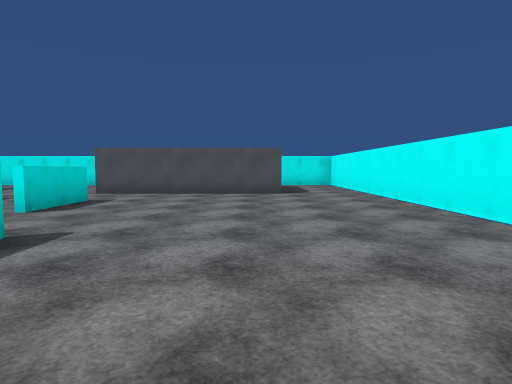
view 1 (above)

20 first-person views from a walk through a scene from a Unity 3-D project. The camera is 1.4 m above the floor, tilts 4° down and sees 75° across. The floor is counted in squares, 2 m on a side. Each view is taken from the middle of a square. On the plan, view 1 faces up. The plan holds only what a view shows up to about 10 squares ahead; the rest is blank. Some animated figures are not drawn. Surface patterns are stand-ins for the level's own textures.

view 2
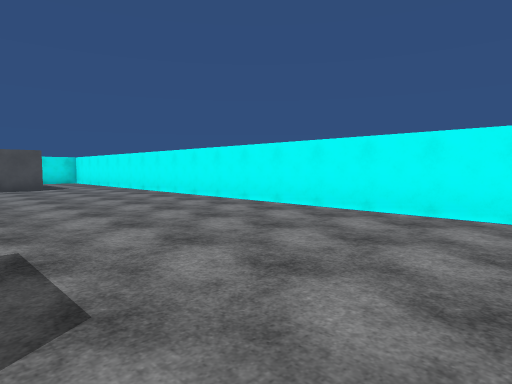

view 3
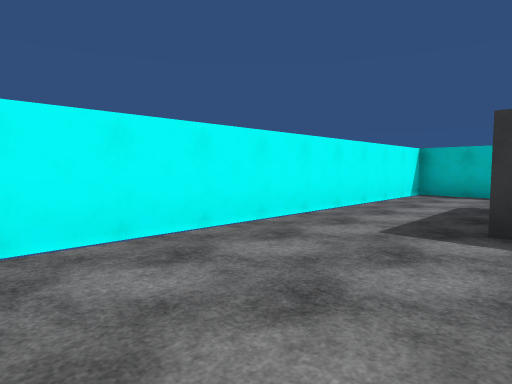

view 4
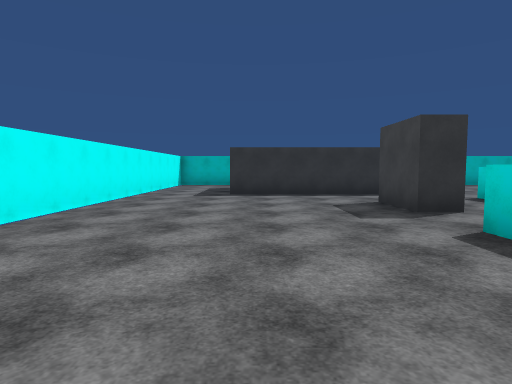

view 5
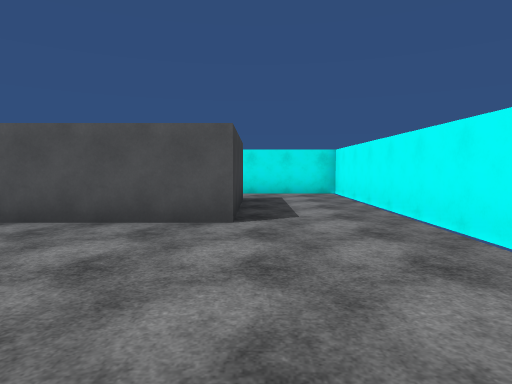

view 6
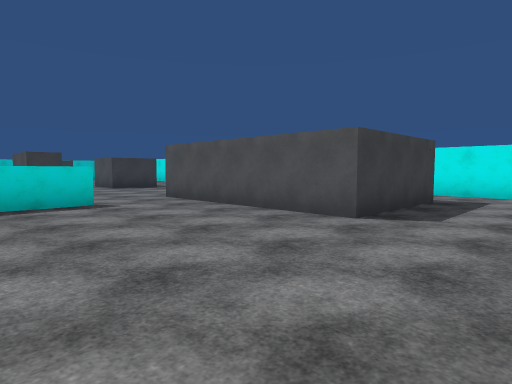

view 7
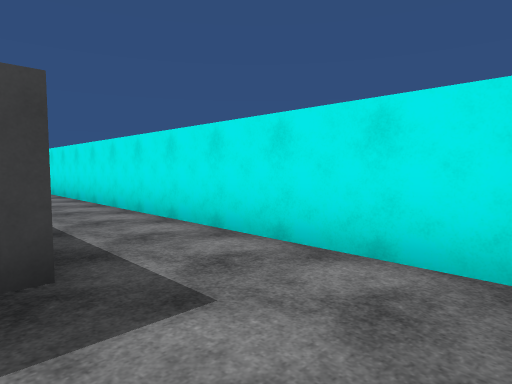

view 8
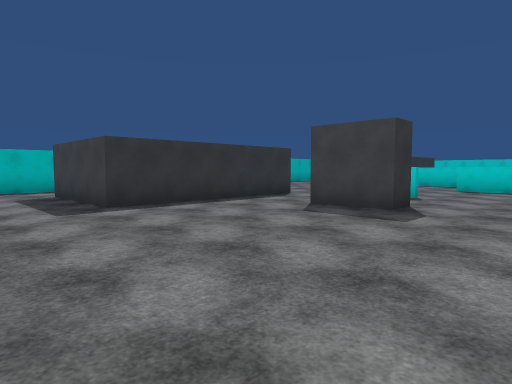

view 9
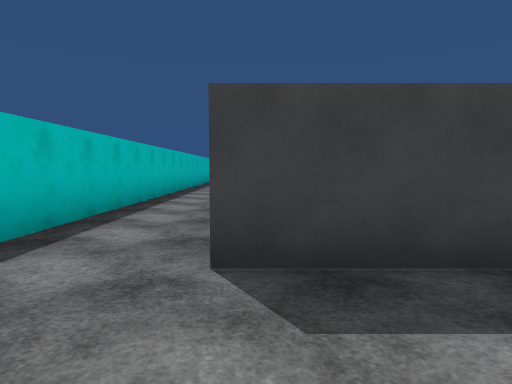

view 10
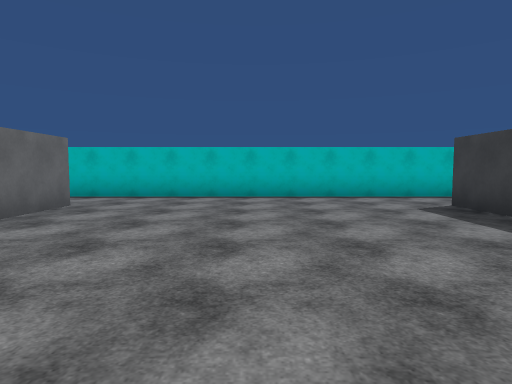

view 11
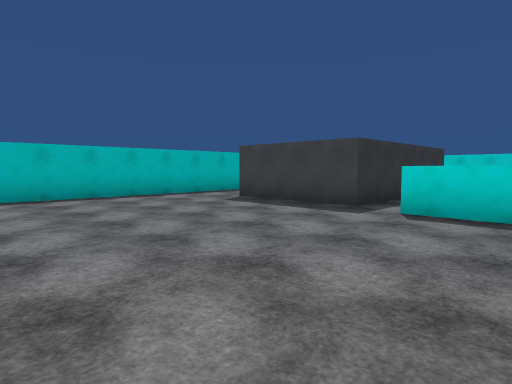

view 12
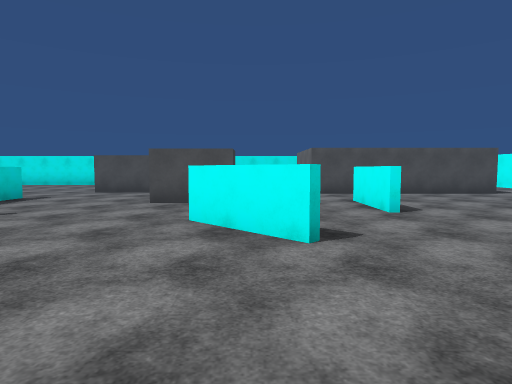

view 13
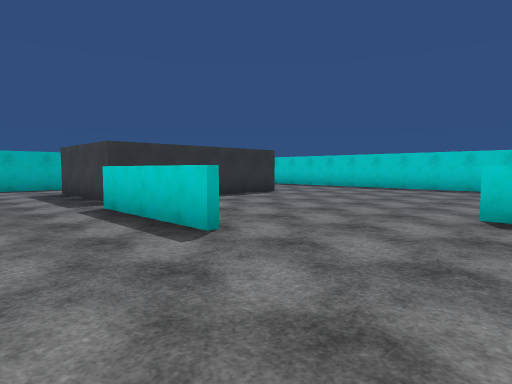

view 14
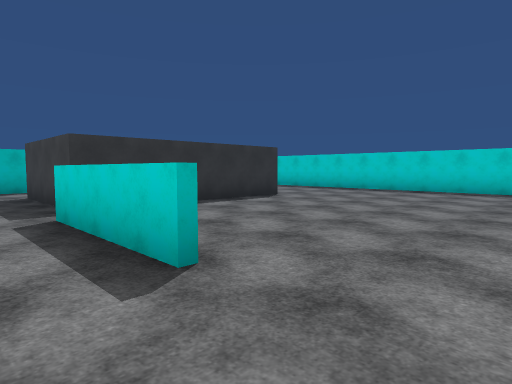

view 15
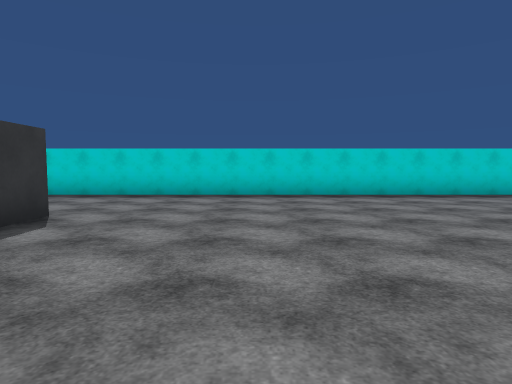

view 16
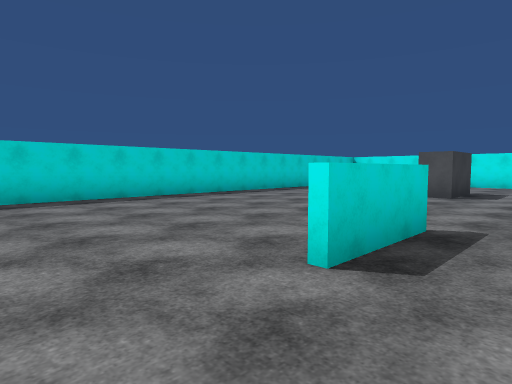

view 17
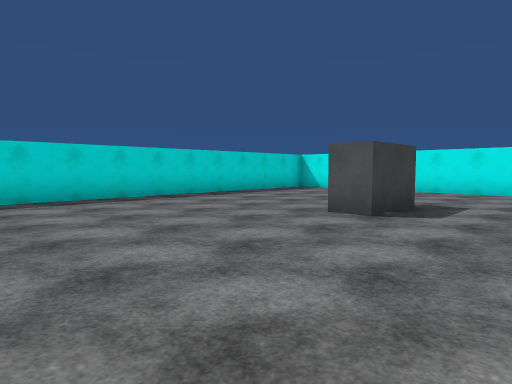

view 18
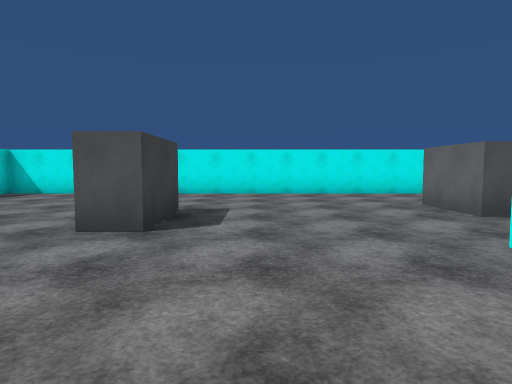

view 19
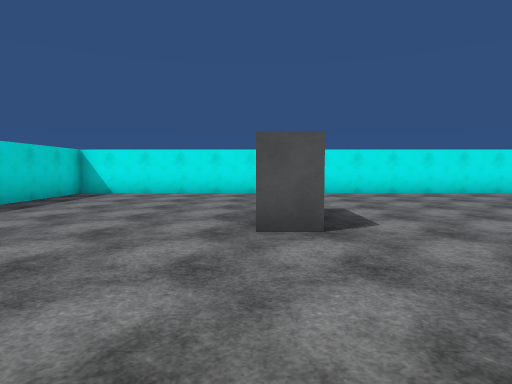

view 20
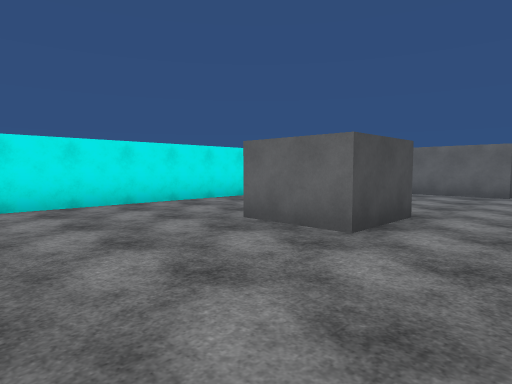

### Floor plan
Points are (right, up) in squares from view 1. A wall is a line through its corners. A room is listed if a view was taken in it or the views show most of it. See-through windows are left out.
Room 1 (views 1, 2, 3, 4, 5, 6, 7, 8, 9)
walls: (-2.6, 1.7) (-2.6, 1.2); (-3.4, -0.3) (-2.6, -0.3) (-2.6, -2.1); (-3.7, 7.4) (-3.7, 5.2); (-3.5, -4.1) (0.7, -4.1) (0.7, -7.4); (0.7, 12.6) (0.7, 9.3) (-4.5, 9.3); (-5.6, -9.4) (3.3, -9.4) (3.3, 14.5) (-5.4, 14.5)
ways out: opening at (-4.5, -8.5) to room 2; opening at (-4.5, 13.5) to room 2; opening at (-4, 8.5) to room 2; opening at (-3.5, 4.5) to room 2; opening at (-3, -3) to room 2; opening at (-3, 0.5) to room 2
Room 2 (views 10, 11, 12, 13, 14, 15, 16, 17, 18, 19, 20)
walls: (-14.3, 4) (-14.3, 1.9); (-11.3, 0) (-11.3, -3.1); (-8.7, 0.5) (-8.7, -0.5); (-11.6, 8) (-11.6, 7.1); (-5.5, 3.1) (-7, 4.6); (-6.5, 7.6) (-6.5, 6.8) (-8.2, 6.8); (-9, 9.8) (-10.7, 9.8) (-10.7, 11.6); (-15.2, 10.4) (-15.2, 8.7) (-16, 8.7); (-3.9, 5.2) (-3.9, 7.4); (-17, -4.1) (-11.7, -4.1) (-11.7, -7.4); (-4.5, 9.3) (-4.5, 11.5); (-4.5, -4.1) (-3.5, -4.1); (-13, -9.4) (-5.6, -9.4); (-4.5, -7.4) (-4.5, -5.5); (-5.4, 14.5) (-21, 14.5) (-21, -6.6)
ways out: opening at (-4.5, -8.5) to room 1; opening at (-4.5, 13.5) to room 1; opening at (-4, 8.5) to room 1; opening at (-3.5, 4.5) to room 1; opening at (-3, -3) to room 1; opening at (-3, 0.5) to room 1

Where each view was taken, in squares from view 1:
view 1: 0 up, 0 right, facing up
view 2: 3 down, 2 left, facing up-right
view 3: 0 up, 0 right, facing down-right
view 4: 5 up, 0 right, facing down
view 5: 5 up, 1 right, facing up
view 6: 5 up, 3 right, facing up-left
view 7: 12 up, 3 right, facing up-left
view 8: 2 up, 3 right, facing down-left
view 9: 7 down, 3 right, facing left
view 10: 1 down, 8 left, facing down
view 11: 1 down, 6 left, facing down-left
view 12: 0 up, 6 left, facing up
view 13: 3 up, 9 left, facing down-left
view 14: 2 up, 10 left, facing down-left
view 15: 1 down, 12 left, facing left
view 16: 0 up, 13 left, facing up-left
view 17: 4 up, 13 left, facing up-left
view 18: 5 up, 14 left, facing up
view 19: 5 up, 16 left, facing up
view 20: 8 up, 14 left, facing up-right
